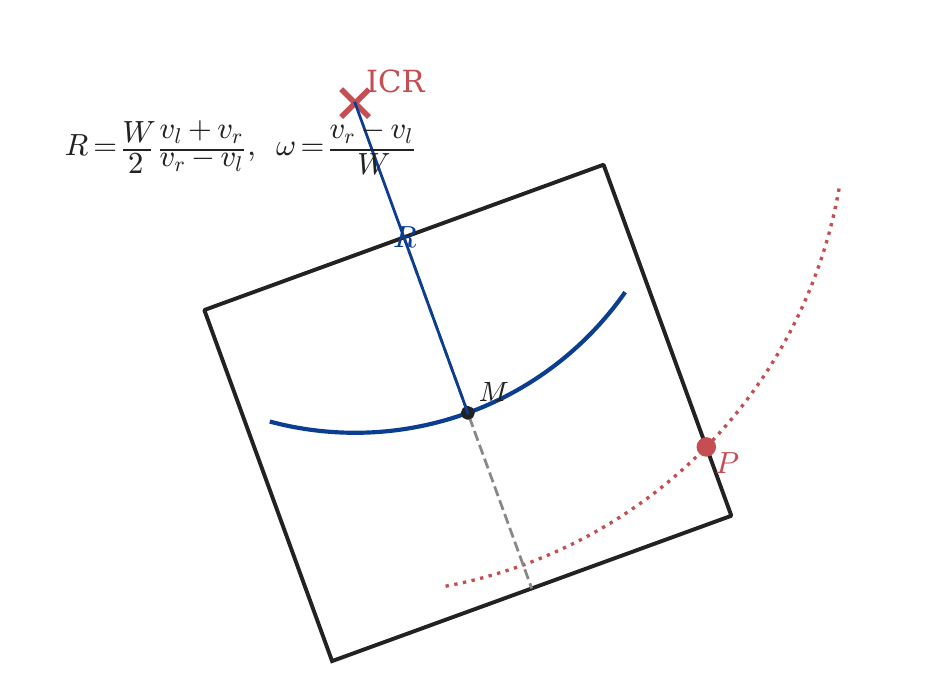

Write Python code to recreate this figure.
"""Figure 2 — ICR geometry for a single (constant v_l, v_r) command.
The instantaneous centre of rotation lies on the wheel-axis line. The
wheel-midpoint M sweeps an arc of radius R about the ICR; the pen sweeps
a concentric arc of radius |ICR - P|.
"""
import numpy as np
import rtlib_diagrams as rd
import matplotlib.pyplot as plt
from matplotlib.patches import Rectangle, FancyArrowPatch, Arc, Circle


def main():
    rd.setup_style()
    fig, ax = rd.figure(width=6.2, height=4.4)

    # Robot pose centred at origin, theta = 30 deg
    L_chassis, W_chassis = 23.2, 20.4
    theta = np.deg2rad(20.0)
    c, s = np.cos(theta), np.sin(theta)

    # Chassis polygon, axis-aligned then rotated about M=(0,0)
    corners_b = np.array([[-L_chassis / 2, -W_chassis / 2],
                          [L_chassis / 2, -W_chassis / 2],
                          [L_chassis / 2, W_chassis / 2],
                          [-L_chassis / 2, W_chassis / 2],
                          [-L_chassis / 2, -W_chassis / 2]])
    R = np.array([[c, -s], [s, c]])
    corners_w = corners_b @ R.T
    ax.plot(corners_w[:, 0], corners_w[:, 1], color=rd.COLOR_AXIS, lw=1.4)

    # Wheel axis as a line through M perpendicular to heading
    wheel_axis_dir = np.array([-s, c])  # body y in world
    wa1 = wheel_axis_dir * (W_chassis / 2)
    wa2 = -wheel_axis_dir * (W_chassis / 2)
    ax.plot([wa1[0], wa2[0]], [wa1[1], wa2[1]],
            color=rd.COLOR_GUIDE, lw=1.0, ls='--')

    # ICR on the wheel-axis line, distance R_icr to the left
    R_icr = 18.0
    icr = wheel_axis_dir * R_icr
    ax.plot(*icr, 'x', color=rd.COLOR_SECONDARY, ms=10, mew=2)
    ax.text(icr[0] + 0.6, icr[1] + 0.6, r'ICR', color=rd.COLOR_SECONDARY, fontsize=11)

    # Body arc from M about ICR
    arc_radius_M = R_icr
    base_angle = np.degrees(np.arctan2(0 - icr[1], 0 - icr[0]))
    sweep = 35
    ax.add_patch(Arc(icr, 2 * arc_radius_M, 2 * arc_radius_M,
                     angle=0, theta1=base_angle - sweep, theta2=base_angle + sweep,
                     color=rd.COLOR_PRIMARY, lw=1.5))

    # Pen at front-corner offset, body (px, py) = (L/2, -W/2)
    px_b, py_b = L_chassis / 2 - 0, -W_chassis / 2 + 4
    pen_w = R @ np.array([px_b, py_b])
    ax.plot(*pen_w, 'o', color=rd.COLOR_SECONDARY, ms=6)
    ax.text(pen_w[0] + 0.5, pen_w[1] - 1.5, r'$P$', color=rd.COLOR_SECONDARY, fontsize=11)

    # Pen arc — concentric, radius |ICR - P|
    pen_radius = np.linalg.norm(pen_w - icr)
    base_angle_p = np.degrees(np.arctan2(pen_w[1] - icr[1], pen_w[0] - icr[0]))
    ax.add_patch(Arc(icr, 2 * pen_radius, 2 * pen_radius,
                     angle=0, theta1=base_angle_p - sweep, theta2=base_angle_p + sweep,
                     color=rd.COLOR_SECONDARY, lw=1.2, ls=':'))

    # M marker
    ax.plot(0, 0, 'o', color=rd.COLOR_AXIS, ms=4)
    ax.text(0.6, 0.6, r'$M$', fontsize=10, color=rd.COLOR_AXIS)

    # Radius from ICR to M
    ax.plot([icr[0], 0], [icr[1], 0], color=rd.COLOR_PRIMARY, lw=1.0)
    ax.text((icr[0]) / 2 - 1.0, (icr[1]) / 2 + 0.5, r'$R$',
            color=rd.COLOR_PRIMARY, fontsize=11)

    # Annotation for the formula
    ax.text(-22, 14,
            r'$R = \dfrac{W}{2}\,\dfrac{v_l + v_r}{v_r - v_l},\;\;'
            r'\omega = \dfrac{v_r - v_l}{W}$',
            fontsize=11, color=rd.COLOR_AXIS)

    ax.set_xlim(-25, 25)
    ax.set_ylim(-15, 22)
    ax.set_aspect('equal')
    ax.set_xticks([])
    ax.set_yticks([])
    for sp in ('top', 'right', 'left', 'bottom'):
        ax.spines[sp].set_visible(False)

    rd.save(fig, '02-icr-geometry.pdf')


if __name__ == '__main__':
    main()
